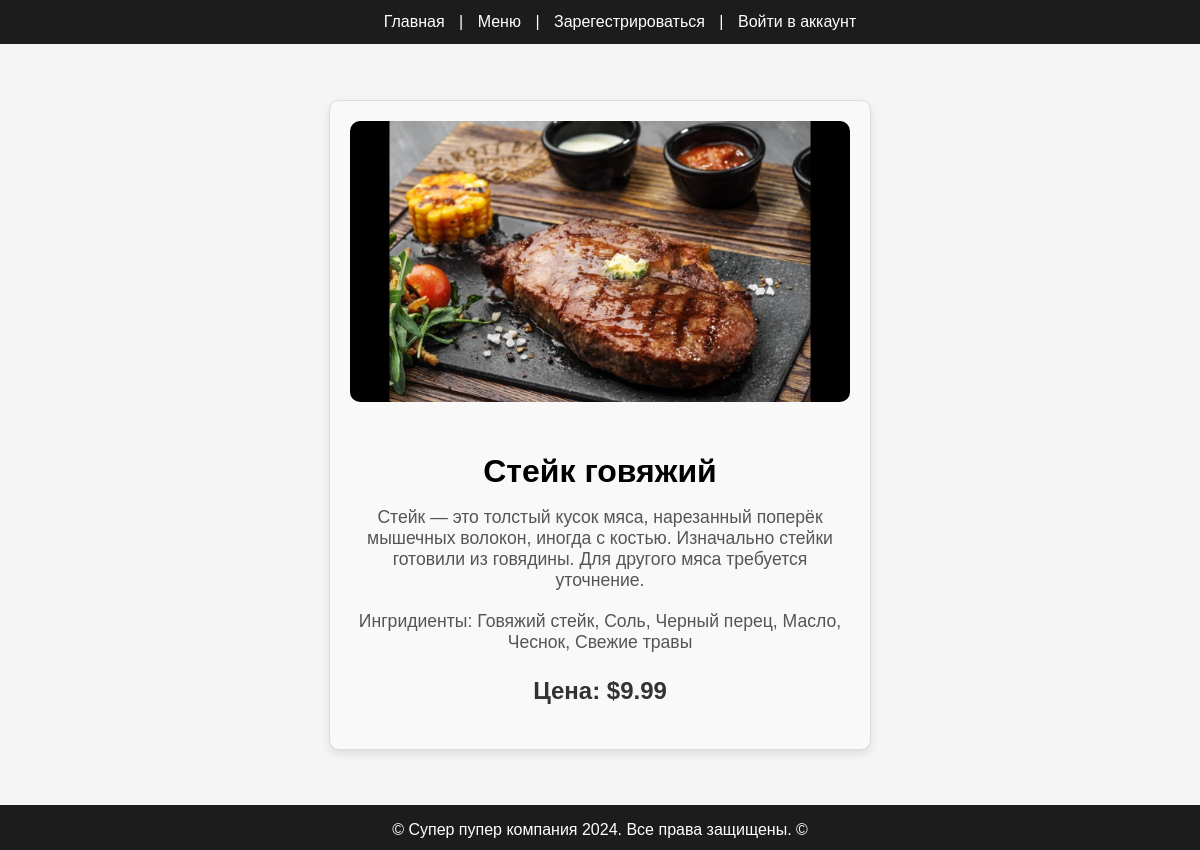
The app's page /menu/5 with its own data.
### tables this page shows
CREATE TABLE menu_items (
    id INTEGER PRIMARY KEY AUTOINCREMENT,
    name TEXT NOT NULL,
    description TEXT NOT NULL,
    price REAL NOT NULL,
    image TEXT NOT NULL
    , ingredients TEXT);

### app.py (the view)
@app.route('/menu/<int:item_id>')
def menu_item(item_id):
    conn = sqlite3.connect('users.db')
    c = conn.cursor()
    c.execute("SELECT name, description, price, image, ingredients FROM menu_items WHERE id = ?", (item_id,))
    item = c.fetchone()
    conn.close()
    if item:
        dish = {"name": item[0], "description": item[1], "price": item[2], "image": item[3], "ingredients": item[4]}
        return render_template('menu_item.html', dish=dish)
    else:
        flash("Блюдо не найдено", "error")
        return redirect(url_for('menu'))

### templates/menu_item.html (shortened to what this page needs)
{% extends "base.html" %}
{% block content %}
<div class="dish-details">
    <img src="{{ dish.image }}" alt="{{ dish.name }}">
    <h2>{{ dish.name }}</h2>
    <p class="dish-description">{{ dish.description }}</p>
    <p class="dish-ingredients">Ингридиенты: {{ dish.ingredients }}</p>
    <p class="dish-price">Цена: ${{ dish.price }}</p>
</div>
{% endblock %}

### static/css/styles.css (style rules this page uses)
body { font-family: Arial, sans-serif; margin: 0; padding: 0; background-color: #F5F5F5; }
.dish-details { max-width: 500px; margin: 50px auto; text-align: center; padding: 20px; border: 1px solid #ddd; border-radius: 10px; background-color: #f9f9f9; box-shadow: 0 4px 10px rgba(0, 0, 0, 0.1); }
.dish-details img { max-width: 100%; height: auto; border-radius: 10px; margin-bottom: 20px; }
.dish-details h2 { font-size: 2em; margin-bottom: 15px; }
.dish-description { font-size: 1.1em; color: #555; margin-bottom: 20px; }
.dish-ingredients { font-size: 1.1em; color: #555; margin-bottom: 20px; }
.dish-price { font-size: 1.5em; font-weight: bold; color: #333; }
h1, h2 { text-align: center; }

### records on screen
menu_items: image (picture), name "Стейк говяжий", description "Стейк — это толстый кусок мяса, нарезанный поперёк мышечных волокон, иногда с костью. Изначально стейки готовили из говядины. Для другого мяса требуется уточнение.", ingredients "Говяжий стейк, Соль, Черный перец, Масло, Чеснок, Свежие травы", price "9.99"
